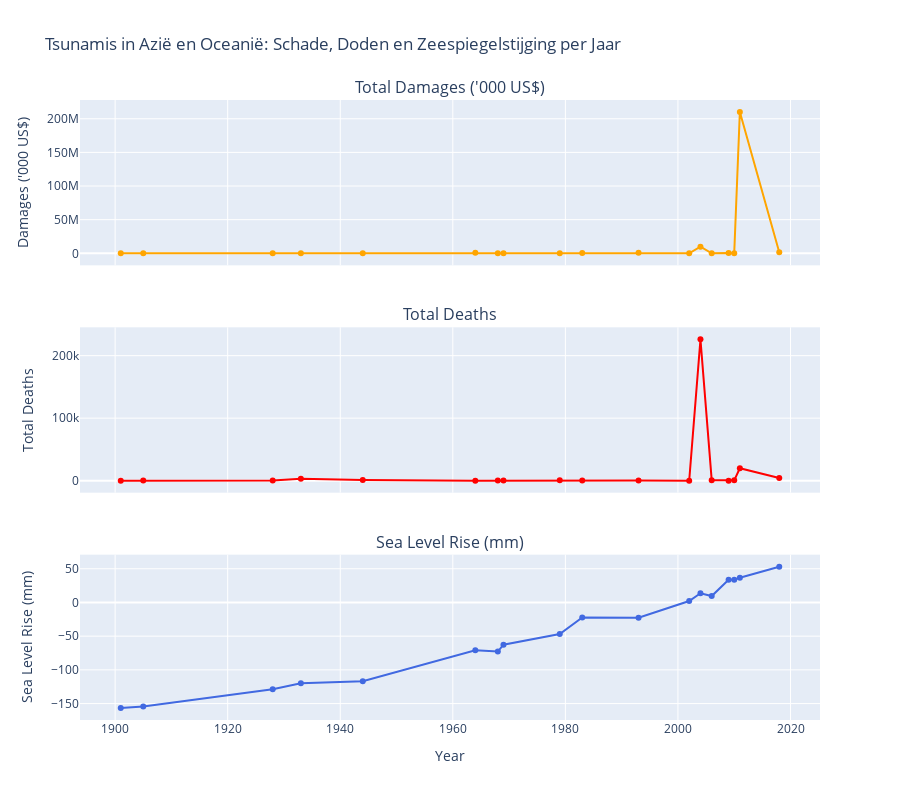

Notebook code for this chart:
### Code cell
import plotly.graph_objects as go
from plotly.subplots import make_subplots

# Zorg dat merged_df al geladen is en 'Year' int is
merged_df['Year'] = merged_df['Year'].astype(int)

# Filter regio Azië en Oceanië via Region
df = merged_df[merged_df['Region'].str.contains('Asia|Oceania', case=False, na=False)]

years = sorted(df['Year'].unique())

# Berekeningen per jaar
sea_level_avg = df.groupby('Year')['mmfrom1993-2008average'].mean().reset_index()
deaths_per_year = df.groupby('Year')['Total Deaths'].sum().reset_index()
damages_per_year = df.groupby('Year')["Total Damages ('000 US$)"].sum().reset_index()

# Maak subplots: 3 rijen, 1 kolom, alle lijnen
fig = make_subplots(
    rows=3, cols=1,
    shared_xaxes=True,
    vertical_spacing=0.1,
    subplot_titles=("Total Damages ('000 US$)", "Total Deaths", "Sea Level Rise (mm)")
)

# Voeg lijn diagram voor Total Damages
fig.add_trace(
    go.Scatter(
        x=damages_per_year['Year'],
        y=damages_per_year["Total Damages ('000 US$)"],
        mode='lines+markers',
        name='Total Damages',
        line=dict(color='orange')
    ),
    row=1, col=1
)

# Voeg lijn diagram voor Total Deaths
fig.add_trace(
    go.Scatter(
        x=deaths_per_year['Year'],
        y=deaths_per_year['Total Deaths'],
        mode='lines+markers',
        name='Total Deaths',
        line=dict(color='red')
    ),
    row=2, col=1
)

# Voeg lijn diagram voor Sea Level Rise
fig.add_trace(
    go.Scatter(
        x=sea_level_avg['Year'],
        y=sea_level_avg['mmfrom1993-2008average'],
        mode='lines+markers',
        name='Sea Level Rise',
        line=dict(color='royalblue')
    ),
    row=3, col=1
)

fig.update_layout(
    height=800,
    title_text="Tsunamis in Azië en Oceanië: Schade, Doden en Zeespiegelstijging per Jaar",
    showlegend=False
)

fig.update_xaxes(title_text="Year", row=3, col=1)
fig.update_yaxes(title_text="Damages ('000 US$)", row=1, col=1)
fig.update_yaxes(title_text="Total Deaths", row=2, col=1)
fig.update_yaxes(title_text="Sea Level Rise (mm)", row=3, col=1)

fig.show()

### Figure 1 — Plotly figure (JSON) as saved in the notebook; plotly's stock layout.template omitted (floating-point values rounded to 4 significant figures)
{"data": [{"line": {"color": "orange"}, "mode": "lines+markers", "name": "Total Damages", "type": "scatter", "x": [1901, 1905, 1928, 1933, 1944, 1964, 1968, 1969, 1979, 1983, 1993, 2002, 2004, 2006, 2009, 2010, 2011, 2018], "xaxis": "x", "y": [0.0, 0.0, 0.0, 0.0, 0.0, 800000.0, 0.0, 0.0, 0.0, 416000.0, 1000000.0, 0.0, 9761000.0, 55000.0, 400000.0, 0.0, 210000000.0, 1450000.0], "yaxis": "y"}, {"line": {"color": "red"}, "mode": "lines+markers", "name": "Total Deaths", "type": "scatter", "x": [1901, 1905, 1928, 1933, 1944, 1964, 1968, 1969, 1979, 1983, 1993, 2002, 2004, 2006, 2009, 2010, 2011, 2018], "xaxis": "x2", "y": [18.0, 41.0, 128.0, 3000.0, 1223.0, 25.0, 200.0, 64.0, 539.0, 102.0, 239.0, 8.0, 226100.0, 805.0, 1.0, 530.0, 19850.0, 4140.0], "yaxis": "y2"}, {"line": {"color": "royalblue"}, "mode": "lines+markers", "name": "Sea Level Rise", "type": "scatter", "x": [1901, 1905, 1928, 1933, 1944, 1964, 1968, 1969, 1979, 1983, 1993, 2002, 2004, 2006, 2009, 2010, 2011, 2018], "xaxis": "x3", "y": [-156.5, -154.4, -128.9, -120.0, -116.9, -70.98, -72.81, -62.61, -46.81, -22.28, -22.78, 2.153, 13.65, 9.519, 33.65, 33.88, 36.72, 53.09], "yaxis": "y3"}], "layout": {"annotations": [{"font": {"size": 16}, "showarrow": false, "text": "Total Damages ('000 US$)", "x": 0.5, "xanchor": "center", "xref": "paper", "y": 1.0, "yanchor": "bottom", "yref": "paper"}, {"font": {"size": 16}, "showarrow": false, "text": "Total Deaths", "x": 0.5, "xanchor": "center", "xref": "paper", "y": 0.6333, "yanchor": "bottom", "yref": "paper"}, {"font": {"size": 16}, "showarrow": false, "text": "Sea Level Rise (mm)", "x": 0.5, "xanchor": "center", "xref": "paper", "y": 0.2667, "yanchor": "bottom", "yref": "paper"}], "height": 800, "showlegend": false, "title": {"text": "Tsunamis in Azië en Oceanië: Schade, Doden en Zeespiegelstijging per Jaar"}, "xaxis": {"anchor": "y", "domain": [0.0, 1.0], "matches": "x3", "showticklabels": false}, "xaxis2": {"anchor": "y2", "domain": [0.0, 1.0], "matches": "x3", "showticklabels": false}, "xaxis3": {"anchor": "y3", "domain": [0.0, 1.0], "title": {"text": "Year"}}, "yaxis": {"anchor": "x", "domain": [0.7333, 1.0], "title": {"text": "Damages ('000 US$)"}}, "yaxis2": {"anchor": "x2", "domain": [0.3667, 0.6333], "title": {"text": "Total Deaths"}}, "yaxis3": {"anchor": "x3", "domain": [0.0, 0.2667], "title": {"text": "Sea Level Rise (mm)"}}}}
